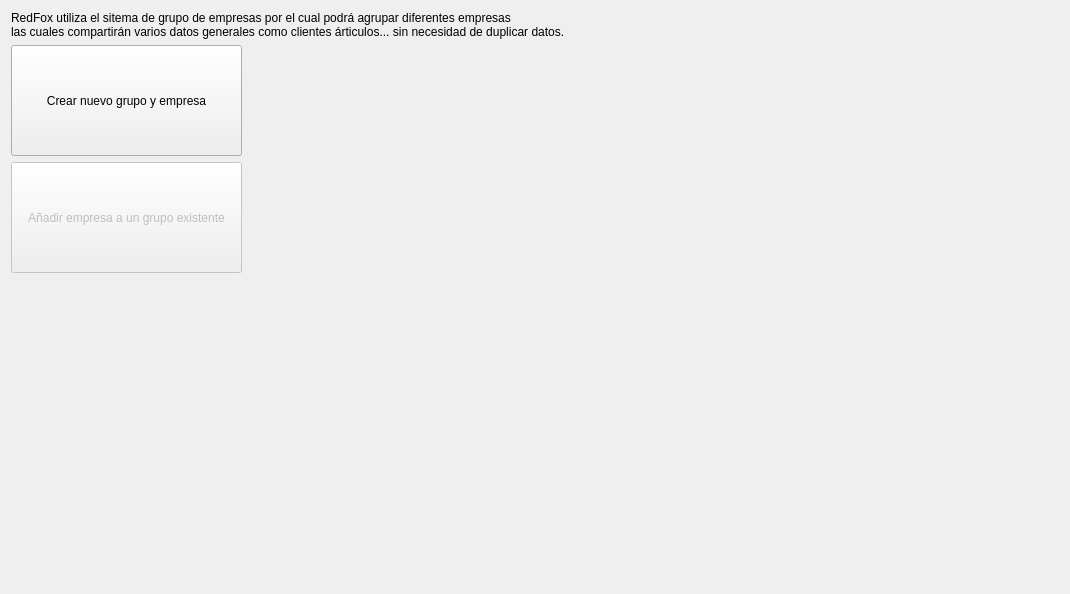
     <widget class="QWidget" name="create_page_1">
      <layout class="QGridLayout" name="gridLayout_22">
       <item row="2" column="0">
        <widget class="QPushButton" name="btn_add_nuevo">
         <property name="enabled">
          <bool>false</bool>
         </property>
         <property name="minimumSize">
          <size>
           <width>231</width>
           <height>111</height>
          </size>
         </property>
         <property name="text">
          <string>Añadir empresa a un grupo existente</string>
         </property>
        </widget>
       </item>
       <item row="3" column="0">
        <spacer name="verticalSpacer_3">
         <property name="orientation">
          <enum>Qt::Vertical</enum>
         </property>
         <property name="sizeHint" stdset="0">
          <size>
           <width>20</width>
           <height>310</height>
          </size>
         </property>
        </spacer>
       </item>
       <item row="1" column="0">
        <widget class="QPushButton" name="btn_crear_nuevo">
         <property name="minimumSize">
          <size>
           <width>231</width>
           <height>111</height>
          </size>
         </property>
         <property name="text">
          <string>Crear nuevo grupo y empresa</string>
         </property>
        </widget>
       </item>
       <item row="1" column="1">
        <spacer name="horizontalSpacer_14">
         <property name="orientation">
          <enum>Qt::Horizontal</enum>
         </property>
         <property name="sizeHint" stdset="0">
          <size>
           <width>811</width>
           <height>20</height>
          </size>
         </property>
        </spacer>
       </item>
       <item row="0" column="0" colspan="2">
        <widget class="QLabel" name="label_73">
         <property name="text">
          <string>RedFox utiliza el sitema de grupo de empresas por el cual podrá agrupar diferentes empresas
las cuales compartirán varios datos generales como clientes árticulos... sin necesidad de duplicar datos.</string>
         </property>
        </widget>
       </item>
      </layout>
     </widget>
